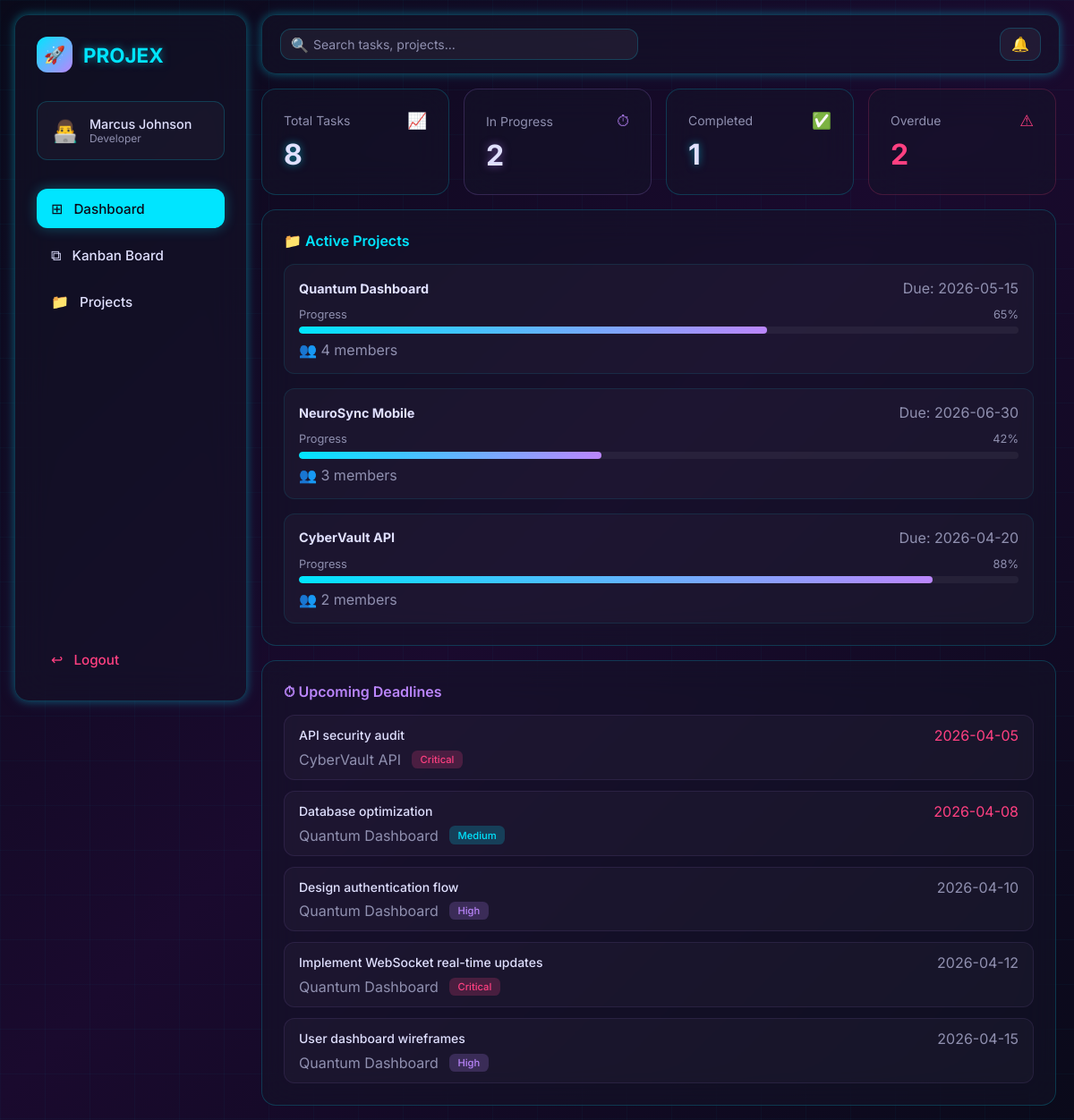
The page /index.php?page=dashboard (signed in) on the database its author committed.
### tables this page shows
CREATE TABLE IF NOT EXISTS `users` (
  `id`         INT AUTO_INCREMENT PRIMARY KEY,
  `name`       VARCHAR(100) NOT NULL,
  `email`      VARCHAR(150) NOT NULL UNIQUE,
  `password`   VARCHAR(255) NOT NULL,
  `role`       ENUM('Admin','Project Manager','Developer','Designer','Client') NOT NULL DEFAULT 'Developer',
  `avatar`     VARCHAR(10)  DEFAULT '👤',
  `created_at` TIMESTAMP    DEFAULT CURRENT_TIMESTAMP
);

CREATE TABLE IF NOT EXISTS `projects` (
  `id`          INT AUTO_INCREMENT PRIMARY KEY,
  `name`        VARCHAR(150) NOT NULL,
  `description` TEXT,
  `progress`    TINYINT UNSIGNED DEFAULT 0,
  `deadline`    DATE,
  `status`      ENUM('Active','On Hold','Completed') DEFAULT 'Active',
  `created_at`  TIMESTAMP DEFAULT CURRENT_TIMESTAMP
);

CREATE TABLE IF NOT EXISTS `tasks` (
  `id`          INT AUTO_INCREMENT PRIMARY KEY,
  `title`       VARCHAR(200) NOT NULL,
  `description` TEXT,
  `status`      ENUM('Backlog','To Do','In Progress','Review','Completed') DEFAULT 'To Do',
  `priority`    ENUM('Low','Medium','High','Critical') DEFAULT 'Medium',
  `assigned_to` INT NULL,
  `project_id`  INT NULL,
  `due_date`    DATE,
  `created_at`  TIMESTAMP DEFAULT CURRENT_TIMESTAMP,
  FOREIGN KEY (`assigned_to`) REFERENCES `users`(`id`)    ON DELETE SET NULL,
  FOREIGN KEY (`project_id`)  REFERENCES `projects`(`id`) ON DELETE CASCADE
);

### data/data.php (called while the page is built, shortened)
<?php
require_once __DIR__ . '/../config/db.php';
function dbRow($sql, $types = '', ...$params) {
    global $conn;
    $stmt = mysqli_prepare($conn, $sql);
    if ($params) mysqli_stmt_bind_param($stmt, $types, ...$params);
    mysqli_stmt_execute($stmt);
    $result = mysqli_stmt_get_result($stmt);
    return mysqli_fetch_assoc($result);
}
function dbRows($sql, $types = '', ...$params) {
    global $conn;
    $stmt = mysqli_prepare($conn, $sql);
    if ($params) mysqli_stmt_bind_param($stmt, $types, ...$params);
    mysqli_stmt_execute($stmt);
    $result = mysqli_stmt_get_result($stmt);
    $rows = [];
    while ($row = mysqli_fetch_assoc($result)) $rows[] = $row;
    return $rows;
}
function getUserById($id) {
    return dbRow('SELECT * FROM users WHERE id = ?', 'i', $id);
}
function getProjectById($id) {
    $project = dbRow('SELECT * FROM projects WHERE id = ?', 'i', $id);
    if ($project) $project['teamMembers'] = getProjectMemberIds($id);
    return $project;
}
function getAllProjects() {
    $projects = dbRows('SELECT * FROM projects ORDER BY created_at DESC');
    foreach ($projects as &$p) $p['teamMembers'] = getProjectMemberIds($p['id']);
    return $projects;
}
function getProjectMemberIds($projectId) {
    $rows = dbRows('SELECT user_id FROM project_members WHERE project_id = ?', 'i', $projectId);
    return array_column($rows, 'user_id');
}
function getUserProjects($user) {
    if ($user['role'] === 'Client') {
        $projects = dbRows('
            SELECT p.* FROM projects p
            JOIN project_members pm ON pm.project_id = p.id
            WHERE pm.user_id = ? ORDER BY p.created_at DESC
        ', 'i', $user['id']);
    } else {
        $projects = getAllProjects();
    }
    foreach ($projects as &$p) $p['teamMembers'] = getProjectMemberIds($p['id']);
    return $projects;
}
function getUserTasks($user) {
    return dbRows('SELECT * FROM tasks ORDER BY due_date ASC');
}
function isOverdue($dueDate, $status) {
    return strtotime($dueDate) < time() && $status !== 'Completed';
}
function priorityClass($priority) {
    return match($priority) {
        'Critical' => 'priority-critical',
        'High'     => 'priority-high',
        'Medium'   => 'priority-medium',
        default    => 'priority-low',
    };
}

### pages/dashboard.php (the view, shortened to what this page needs)
<?php
include 'partials/layout_start.php';
$userTasks    = array_values(getUserTasks($currentUser));
$userProjects = array_values(getUserProjects($currentUser));
$total      = count($userTasks);
$inProgress = count(array_filter($userTasks, fn($t) => $t['status'] === 'In Progress'));
$completed  = count(array_filter($userTasks, fn($t) => $t['status'] === 'Completed'));
$overdue    = count(array_filter($userTasks, fn($t) => isOverdue($t['due_date'], $t['status'])));
$activeProjects = array_filter($userProjects, fn($p) => $p['status'] === 'Active');
$upcoming = array_filter($userTasks, fn($t) => $t['status'] !== 'Completed');
usort($upcoming, fn($a,$b) => strtotime($a['due_date']) - strtotime($b['due_date']));
$upcoming = array_slice(array_values($upcoming), 0, 5);
?>
<div class="stats-grid">
    <div class="stat-card glass-card" style="--accent-color:rgba(0,229,255,0.2)">
        <div class="stat-header"><span class="stat-label">Total Tasks</span><span class="stat-icon cyan">📈</span></div>
        <div class="stat-value neon-text"><?= $total ?></div>
    </div>
    <div class="stat-card glass-card" style="--accent-color:rgba(187,134,252,0.2)">
        <div class="stat-header"><span class="stat-label">In Progress</span><span class="stat-icon purple">⏱</span></div>
        <div class="stat-value neon-text-purple"><?= $inProgress ?></div>
    </div>
    <div class="stat-card glass-card" style="--accent-color:rgba(0,229,255,0.2)">
        <div class="stat-header"><span class="stat-label">Completed</span><span class="stat-icon cyan">✅</span></div>
        <div class="stat-value neon-text"><?= $completed ?></div>
    </div>
    <div class="stat-card glass-card" style="--accent-color:rgba(255,64,129,0.2)">
        <div class="stat-header"><span class="stat-label">Overdue</span><span class="stat-icon red">⚠</span></div>
        <div class="stat-value" style="color:#ff4081"><?= $overdue ?></div>
    </div>
</div>
<div class="glass-card section-card">
    <h3 class="section-title cyan">📁 Active Projects</h3>
    <div class="projects-list">
        <?php foreach ($activeProjects as $project): ?>
        <div class="project-row">
            <div class="project-row-header">
                <h4><?= htmlspecialchars($project['name']) ?></h4>
                <span class="muted-text">Due: <?= $project['deadline'] ?></span>
            </div>
            <div class="progress-wrap">
                <div class="progress-labels"><span>Progress</span><span><?= $project['progress'] ?>%</span></div>
                <div class="progress-bar"><div class="progress-fill" style="width:<?= $project['progress'] ?>%"></div></div>
            </div>
            <div class="project-meta">
                <span class="muted-text">👥 <?= count($project['teamMembers']) ?> members</span>
            </div>
        </div>
        <?php endforeach; ?>
    </div>
</div>
<div class="glass-card section-card">
    <h3 class="section-title purple">⏱ Upcoming Deadlines</h3>
    <div class="deadline-list">
        <?php foreach ($upcoming as $task):
            $proj = getProjectById($task['project_id']);
            $over = isOverdue($task['due_date'], $task['status']);
        ?>
        <a href="index.php?page=kanban&task=<?= $task['id'] ?>" class="deadline-item">
            <div class="deadline-row">
                <span class="task-title"><?= htmlspecialchars($task['title']) ?></span>
                <span class="<?= $over ? 'text-red' : 'muted-text' ?>"><?= $task['due_date'] ?></span>
            </div>
            <div class="deadline-meta">
                <span class="muted-text"><?= htmlspecialchars($proj['name'] ?? '') ?></span>
                <span class="priority-badge <?= priorityClass($task['priority']) ?>"><?= $task['priority'] ?></span>
            </div>
        </a>
        <?php endforeach; ?>
    </div>
</div>
<?php include 'partials/layout_end.php'; ?>

### partials/layout_start.php (shortened to what this page needs)
<?php
$currentUser  = $_SESSION['user'];
$activePage   = $_GET['page'] ?? 'dashboard';
?>
<div class="app-layout">
    <aside class="sidebar glass-card neon-border">
        <div class="sidebar-logo">
            <div class="logo-badge">🚀</div>
            <span class="neon-text logo-text">PROJEX</span>
        </div>
        <div class="user-info">
            <div class="user-avatar"><?= $currentUser['avatar'] ?? '👤' ?></div>
            <div class="user-details">
                <div class="user-name"><?= htmlspecialchars($currentUser['name']) ?></div>
                <div class="user-role"><?= htmlspecialchars($currentUser['role']) ?></div>
            </div>
        </div>
        <nav class="sidebar-nav">
            <a href="index.php?page=dashboard" class="nav-item <?= $activePage==='dashboard'?'active':'' ?>"><span class="nav-icon">⊞</span> Dashboard</a>
            <a href="index.php?page=kanban"    class="nav-item <?= $activePage==='kanban'   ?'active':'' ?>"><span class="nav-icon">⧉</span> Kanban Board</a>
            <a href="index.php?page=projects"  class="nav-item <?= $activePage==='projects' ?'active':'' ?>"><span class="nav-icon">📁</span> Projects</a>
        </nav>
        <a href="index.php?page=logout" class="nav-item logout-btn"><span class="nav-icon">↩</span> Logout</a>
    </aside>
    <div class="main-content">
        <div class="topbar glass-card neon-border">
            <div class="topbar-left">
                <div class="search-wrap">
                    <span class="search-icon">🔍</span>
                    <input type="text" id="globalSearch" placeholder="Search tasks, projects..." class="search-input">
                </div>
            </div>
            <div class="topbar-right">
                <div class="notif-wrap">
                    <button class="icon-btn" onclick="toggleNotifs()" id="notifBtn">
                        🔔
                    </button>
                </div>
            </div>
        </div>
        <div class="page-content">

### rows shown on the page
users: avatar "👨‍💻", name "Marcus Johnson", role "Developer"
projects: name "Quantum Dashboard", deadline "2026-05-15", progress "65", count($project['teamMembers']) "4"
projects: name "NeuroSync Mobile", deadline "2026-06-30", progress "42", count($project['teamMembers']) "3"
projects: name "CyberVault API", deadline "2026-04-20", progress "88", count($project['teamMembers']) "2"
tasks: title "API security audit", due_date "2026-04-05", project.name "CyberVault API", priority "Critical"
tasks: title "Database optimization", due_date "2026-04-08", project.name "Quantum Dashboard", priority "Medium"
tasks: title "Design authentication flow", due_date "2026-04-10", project.name "Quantum Dashboard", priority "High"
tasks: title "Implement WebSocket real-time updates", due_date "2026-04-12", project.name "Quantum Dashboard", priority "Critical"
tasks: title "User dashboard wireframes", due_date "2026-04-15", project.name "Quantum Dashboard", priority "High"

### other values the page prints
$total "8"
$inProgress "2"
$completed "1"
$overdue "2"
